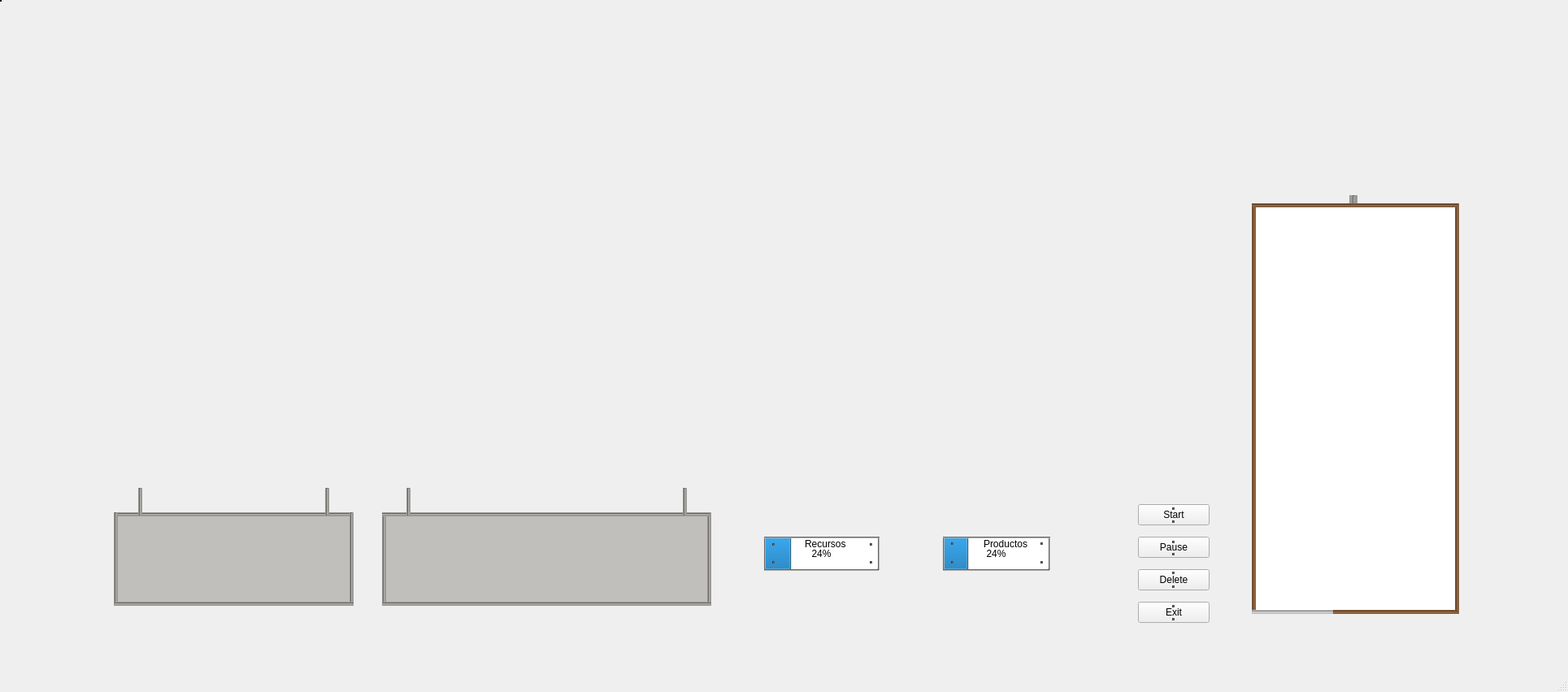
<?xml version="1.0" encoding="UTF-8"?>
<ui version="4.0">
 <class>MainWindow</class>
 <widget class="QMainWindow" name="MainWindow">
  <property name="geometry">
   <rect>
    <x>0</x>
    <y>0</y>
    <width>1929</width>
    <height>851</height>
   </rect>
  </property>
  <property name="windowTitle">
   <string>MainWindow</string>
  </property>
  <property name="autoFillBackground">
   <bool>false</bool>
  </property>
  <widget class="QWidget" name="centralwidget">
   <widget class="QPlainTextEdit" name="txtLog">
    <property name="geometry">
     <rect>
      <x>140</x>
      <y>630</y>
      <width>291</width>
      <height>111</height>
     </rect>
    </property>
    <property name="styleSheet">
     <string notr="true">background-color: rgb(192, 191, 188);</string>
    </property>
   </widget>
   <widget class="QPushButton" name="btnStart">
    <property name="enabled">
     <bool>true</bool>
    </property>
    <property name="geometry">
     <rect>
      <x>1400</x>
      <y>620</y>
      <width>88</width>
      <height>26</height>
     </rect>
    </property>
    <property name="text">
     <string>Start</string>
    </property>
   </widget>
   <widget class="QPushButton" name="btnPause">
    <property name="geometry">
     <rect>
      <x>1400</x>
      <y>660</y>
      <width>88</width>
      <height>26</height>
     </rect>
    </property>
    <property name="text">
     <string>Pause</string>
    </property>
   </widget>
   <widget class="QTableWidget" name="tblProcesses">
    <property name="geometry">
     <rect>
      <x>470</x>
      <y>631</y>
      <width>401</width>
      <height>111</height>
     </rect>
    </property>
    <property name="styleSheet">
     <string notr="true">background-color: rgb(192, 191, 188);</string>
    </property>
   </widget>
   <widget class="QProgressBar" name="barProductos">
    <property name="enabled">
     <bool>true</bool>
    </property>
    <property name="geometry">
     <rect>
      <x>1160</x>
      <y>660</y>
      <width>131</width>
      <height>41</height>
     </rect>
    </property>
    <property name="value">
     <number>24</number>
    </property>
    <property name="textVisible">
     <bool>true</bool>
    </property>
   </widget>
   <widget class="QProgressBar" name="barRecursos">
    <property name="enabled">
     <bool>true</bool>
    </property>
    <property name="geometry">
     <rect>
      <x>940</x>
      <y>660</y>
      <width>141</width>
      <height>41</height>
     </rect>
    </property>
    <property name="value">
     <number>24</number>
    </property>
    <property name="textVisible">
     <bool>true</bool>
    </property>
   </widget>
   <widget class="Line" name="line_2">
    <property name="geometry">
     <rect>
      <x>140</x>
      <y>630</y>
      <width>295</width>
      <height>5</height>
     </rect>
    </property>
    <property name="autoFillBackground">
     <bool>false</bool>
    </property>
    <property name="styleSheet">
     <string notr="true">background-color: rgb(154, 153, 150);</string>
    </property>
    <property name="orientation">
     <enum>Qt::Horizontal</enum>
    </property>
   </widget>
   <widget class="QPushButton" name="btnDelete">
    <property name="geometry">
     <rect>
      <x>1400</x>
      <y>700</y>
      <width>88</width>
      <height>26</height>
     </rect>
    </property>
    <property name="text">
     <string>Delete</string>
    </property>
   </widget>
   <widget class="QPushButton" name="btnExit">
    <property name="geometry">
     <rect>
      <x>1400</x>
      <y>740</y>
      <width>88</width>
      <height>26</height>
     </rect>
    </property>
    <property name="text">
     <string>Exit</string>
    </property>
   </widget>
   <widget class="Line" name="line">
    <property name="geometry">
     <rect>
      <x>140</x>
      <y>630</y>
      <width>5</width>
      <height>115</height>
     </rect>
    </property>
    <property name="styleSheet">
     <string notr="true">background-color: rgb(154, 153, 150);</string>
    </property>
    <property name="orientation">
     <enum>Qt::Vertical</enum>
    </property>
   </widget>
   <widget class="Line" name="line_3">
    <property name="geometry">
     <rect>
      <x>430</x>
      <y>630</y>
      <width>5</width>
      <height>113</height>
     </rect>
    </property>
    <property name="styleSheet">
     <string notr="true">background-color: rgb(154, 153, 150);</string>
    </property>
    <property name="orientation">
     <enum>Qt::Vertical</enum>
    </property>
   </widget>
   <widget class="Line" name="line_6">
    <property name="geometry">
     <rect>
      <x>140</x>
      <y>740</y>
      <width>295</width>
      <height>5</height>
     </rect>
    </property>
    <property name="autoFillBackground">
     <bool>false</bool>
    </property>
    <property name="styleSheet">
     <string notr="true">background-color: rgb(154, 153, 150);</string>
    </property>
    <property name="orientation">
     <enum>Qt::Horizontal</enum>
    </property>
   </widget>
   <widget class="Line" name="line_4">
    <property name="geometry">
     <rect>
      <x>470</x>
      <y>630</y>
      <width>5</width>
      <height>115</height>
     </rect>
    </property>
    <property name="styleSheet">
     <string notr="true">background-color: rgb(154, 153, 150);</string>
    </property>
    <property name="orientation">
     <enum>Qt::Vertical</enum>
    </property>
   </widget>
   <widget class="Line" name="line_5">
    <property name="geometry">
     <rect>
      <x>870</x>
      <y>630</y>
      <width>5</width>
      <height>113</height>
     </rect>
    </property>
    <property name="styleSheet">
     <string notr="true">background-color: rgb(154, 153, 150);</string>
    </property>
    <property name="orientation">
     <enum>Qt::Vertical</enum>
    </property>
   </widget>
   <widget class="Line" name="line_7">
    <property name="geometry">
     <rect>
      <x>470</x>
      <y>630</y>
      <width>403</width>
      <height>5</height>
     </rect>
    </property>
    <property name="autoFillBackground">
     <bool>false</bool>
    </property>
    <property name="styleSheet">
     <string notr="true">background-color: rgb(154, 153, 150);</string>
    </property>
    <property name="orientation">
     <enum>Qt::Horizontal</enum>
    </property>
   </widget>
   <widget class="Line" name="line_8">
    <property name="geometry">
     <rect>
      <x>470</x>
      <y>740</y>
      <width>405</width>
      <height>5</height>
     </rect>
    </property>
    <property name="autoFillBackground">
     <bool>false</bool>
    </property>
    <property name="styleSheet">
     <string notr="true">background-color: rgb(154, 153, 150);</string>
    </property>
    <property name="orientation">
     <enum>Qt::Horizontal</enum>
    </property>
   </widget>
   <widget class="Line" name="line_9">
    <property name="geometry">
     <rect>
      <x>170</x>
      <y>600</y>
      <width>5</width>
      <height>34</height>
     </rect>
    </property>
    <property name="styleSheet">
     <string notr="true">background-color: rgb(154, 153, 150);</string>
    </property>
    <property name="orientation">
     <enum>Qt::Vertical</enum>
    </property>
   </widget>
   <widget class="Line" name="line_15">
    <property name="geometry">
     <rect>
      <x>400</x>
      <y>600</y>
      <width>5</width>
      <height>34</height>
     </rect>
    </property>
    <property name="styleSheet">
     <string notr="true">background-color: rgb(154, 153, 150);</string>
    </property>
    <property name="orientation">
     <enum>Qt::Vertical</enum>
    </property>
   </widget>
   <widget class="Line" name="line_10">
    <property name="geometry">
     <rect>
      <x>500</x>
      <y>600</y>
      <width>5</width>
      <height>34</height>
     </rect>
    </property>
    <property name="styleSheet">
     <string notr="true">background-color: rgb(154, 153, 150);</string>
    </property>
    <property name="orientation">
     <enum>Qt::Vertical</enum>
    </property>
   </widget>
   <widget class="Line" name="line_11">
    <property name="geometry">
     <rect>
      <x>840</x>
      <y>600</y>
      <width>5</width>
      <height>34</height>
     </rect>
    </property>
    <property name="styleSheet">
     <string notr="true">background-color: rgb(154, 153, 150);</string>
    </property>
    <property name="orientation">
     <enum>Qt::Vertical</enum>
    </property>
   </widget>
   <widget class="Line" name="line_12">
    <property name="geometry">
     <rect>
      <x>1070</x>
      <y>668</y>
      <width>3</width>
      <height>3</height>
     </rect>
    </property>
    <property name="styleSheet">
     <string notr="true">background-color: rgb(94, 92, 100);
</string>
    </property>
    <property name="orientation">
     <enum>Qt::Vertical</enum>
    </property>
   </widget>
   <widget class="Line" name="line_13">
    <property name="geometry">
     <rect>
      <x>950</x>
      <y>690</y>
      <width>3</width>
      <height>3</height>
     </rect>
    </property>
    <property name="styleSheet">
     <string notr="true">background-color: rgb(94, 92, 100);
</string>
    </property>
    <property name="orientation">
     <enum>Qt::Vertical</enum>
    </property>
   </widget>
   <widget class="Line" name="line_14">
    <property name="geometry">
     <rect>
      <x>0</x>
      <y>0</y>
      <width>2</width>
      <height>2</height>
     </rect>
    </property>
    <property name="styleSheet">
     <string notr="true">background-color: rgb(0, 0, 0);
</string>
    </property>
    <property name="orientation">
     <enum>Qt::Vertical</enum>
    </property>
   </widget>
   <widget class="Line" name="line_16">
    <property name="geometry">
     <rect>
      <x>1070</x>
      <y>690</y>
      <width>3</width>
      <height>3</height>
     </rect>
    </property>
    <property name="styleSheet">
     <string notr="true">background-color: rgb(94, 92, 100);
</string>
    </property>
    <property name="orientation">
     <enum>Qt::Vertical</enum>
    </property>
   </widget>
   <widget class="Line" name="line_17">
    <property name="geometry">
     <rect>
      <x>940</x>
      <y>660</y>
      <width>2</width>
      <height>40</height>
     </rect>
    </property>
    <property name="styleSheet">
     <string notr="true">background-color: rgb(154, 153, 150);</string>
    </property>
    <property name="orientation">
     <enum>Qt::Vertical</enum>
    </property>
   </widget>
   <widget class="Line" name="line_18">
    <property name="geometry">
     <rect>
      <x>1080</x>
      <y>660</y>
      <width>2</width>
      <height>41</height>
     </rect>
    </property>
    <property name="styleSheet">
     <string notr="true">background-color: rgb(154, 153, 150);
</string>
    </property>
    <property name="orientation">
     <enum>Qt::Vertical</enum>
    </property>
   </widget>
   <widget class="Line" name="line_19">
    <property name="geometry">
     <rect>
      <x>1160</x>
      <y>660</y>
      <width>2</width>
      <height>41</height>
     </rect>
    </property>
    <property name="styleSheet">
     <string notr="true">background-color: rgb(154, 153, 150);
</string>
    </property>
    <property name="orientation">
     <enum>Qt::Vertical</enum>
    </property>
   </widget>
   <widget class="Line" name="line_20">
    <property name="geometry">
     <rect>
      <x>1290</x>
      <y>660</y>
      <width>2</width>
      <height>41</height>
     </rect>
    </property>
    <property name="styleSheet">
     <string notr="true">background-color: rgb(154, 153, 150);</string>
    </property>
    <property name="orientation">
     <enum>Qt::Vertical</enum>
    </property>
   </widget>
   <widget class="Line" name="line_21">
    <property name="geometry">
     <rect>
      <x>940</x>
      <y>660</y>
      <width>141</width>
      <height>2</height>
     </rect>
    </property>
    <property name="autoFillBackground">
     <bool>false</bool>
    </property>
    <property name="styleSheet">
     <string notr="true">background-color: rgb(154, 153, 150);</string>
    </property>
    <property name="orientation">
     <enum>Qt::Horizontal</enum>
    </property>
   </widget>
   <widget class="Line" name="line_22">
    <property name="geometry">
     <rect>
      <x>940</x>
      <y>700</y>
      <width>141</width>
      <height>2</height>
     </rect>
    </property>
    <property name="autoFillBackground">
     <bool>false</bool>
    </property>
    <property name="styleSheet">
     <string notr="true">background-color: rgb(154, 153, 150);</string>
    </property>
    <property name="orientation">
     <enum>Qt::Horizontal</enum>
    </property>
   </widget>
   <widget class="Line" name="line_23">
    <property name="geometry">
     <rect>
      <x>1160</x>
      <y>660</y>
      <width>132</width>
      <height>2</height>
     </rect>
    </property>
    <property name="autoFillBackground">
     <bool>false</bool>
    </property>
    <property name="styleSheet">
     <string notr="true">background-color: rgb(154, 153, 150);</string>
    </property>
    <property name="orientation">
     <enum>Qt::Horizontal</enum>
    </property>
   </widget>
   <widget class="Line" name="line_24">
    <property name="geometry">
     <rect>
      <x>1160</x>
      <y>700</y>
      <width>131</width>
      <height>2</height>
     </rect>
    </property>
    <property name="autoFillBackground">
     <bool>false</bool>
    </property>
    <property name="styleSheet">
     <string notr="true">background-color: rgb(154, 153, 150);</string>
    </property>
    <property name="orientation">
     <enum>Qt::Horizontal</enum>
    </property>
   </widget>
   <widget class="Line" name="line_25">
    <property name="geometry">
     <rect>
      <x>1280</x>
      <y>667</y>
      <width>3</width>
      <height>3</height>
     </rect>
    </property>
    <property name="styleSheet">
     <string notr="true">background-color: rgb(94, 92, 100);
</string>
    </property>
    <property name="orientation">
     <enum>Qt::Vertical</enum>
    </property>
   </widget>
   <widget class="Line" name="line_26">
    <property name="geometry">
     <rect>
      <x>1280</x>
      <y>690</y>
      <width>3</width>
      <height>3</height>
     </rect>
    </property>
    <property name="styleSheet">
     <string notr="true">background-color: rgb(94, 92, 100);
</string>
    </property>
    <property name="orientation">
     <enum>Qt::Vertical</enum>
    </property>
   </widget>
   <widget class="Line" name="line_27">
    <property name="geometry">
     <rect>
      <x>1170</x>
      <y>690</y>
      <width>3</width>
      <height>3</height>
     </rect>
    </property>
    <property name="styleSheet">
     <string notr="true">background-color: rgb(94, 92, 100);
</string>
    </property>
    <property name="orientation">
     <enum>Qt::Vertical</enum>
    </property>
   </widget>
   <widget class="Line" name="line_28">
    <property name="geometry">
     <rect>
      <x>1442</x>
      <y>624</y>
      <width>3</width>
      <height>3</height>
     </rect>
    </property>
    <property name="styleSheet">
     <string notr="true">background-color: rgb(94, 92, 100);
</string>
    </property>
    <property name="orientation">
     <enum>Qt::Vertical</enum>
    </property>
   </widget>
   <widget class="Line" name="line_29">
    <property name="geometry">
     <rect>
      <x>1442</x>
      <y>640</y>
      <width>3</width>
      <height>3</height>
     </rect>
    </property>
    <property name="styleSheet">
     <string notr="true">background-color: rgb(94, 92, 100);
</string>
    </property>
    <property name="orientation">
     <enum>Qt::Vertical</enum>
    </property>
   </widget>
   <widget class="Line" name="line_30">
    <property name="geometry">
     <rect>
      <x>1442</x>
      <y>720</y>
      <width>3</width>
      <height>3</height>
     </rect>
    </property>
    <property name="styleSheet">
     <string notr="true">background-color: rgb(94, 92, 100);
</string>
    </property>
    <property name="orientation">
     <enum>Qt::Vertical</enum>
    </property>
   </widget>
   <widget class="Line" name="line_31">
    <property name="geometry">
     <rect>
      <x>1442</x>
      <y>665</y>
      <width>3</width>
      <height>3</height>
     </rect>
    </property>
    <property name="styleSheet">
     <string notr="true">background-color: rgb(94, 92, 100);
</string>
    </property>
    <property name="orientation">
     <enum>Qt::Vertical</enum>
    </property>
   </widget>
   <widget class="Line" name="line_32">
    <property name="geometry">
     <rect>
      <x>1442</x>
      <y>703</y>
      <width>3</width>
      <height>3</height>
     </rect>
    </property>
    <property name="styleSheet">
     <string notr="true">background-color: rgb(94, 92, 100);
</string>
    </property>
    <property name="orientation">
     <enum>Qt::Vertical</enum>
    </property>
   </widget>
   <widget class="Line" name="line_33">
    <property name="geometry">
     <rect>
      <x>1442</x>
      <y>680</y>
      <width>3</width>
      <height>3</height>
     </rect>
    </property>
    <property name="styleSheet">
     <string notr="true">background-color: rgb(94, 92, 100);
</string>
    </property>
    <property name="orientation">
     <enum>Qt::Vertical</enum>
    </property>
   </widget>
   <widget class="Line" name="line_34">
    <property name="geometry">
     <rect>
      <x>1442</x>
      <y>744</y>
      <width>3</width>
      <height>3</height>
     </rect>
    </property>
    <property name="styleSheet">
     <string notr="true">background-color: rgb(94, 92, 100);
</string>
    </property>
    <property name="orientation">
     <enum>Qt::Vertical</enum>
    </property>
   </widget>
   <widget class="Line" name="line_35">
    <property name="geometry">
     <rect>
      <x>1442</x>
      <y>760</y>
      <width>3</width>
      <height>3</height>
     </rect>
    </property>
    <property name="styleSheet">
     <string notr="true">background-color: rgb(94, 92, 100);
</string>
    </property>
    <property name="orientation">
     <enum>Qt::Vertical</enum>
    </property>
   </widget>
   <widget class="Line" name="line_36">
    <property name="geometry">
     <rect>
      <x>950</x>
      <y>668</y>
      <width>3</width>
      <height>3</height>
     </rect>
    </property>
    <property name="styleSheet">
     <string notr="true">background-color: rgb(94, 92, 100);
</string>
    </property>
    <property name="orientation">
     <enum>Qt::Vertical</enum>
    </property>
   </widget>
   <widget class="Line" name="line_37">
    <property name="geometry">
     <rect>
      <x>1170</x>
      <y>667</y>
      <width>3</width>
      <height>3</height>
     </rect>
    </property>
    <property name="styleSheet">
     <string notr="true">background-color: rgb(94, 92, 100);
</string>
    </property>
    <property name="orientation">
     <enum>Qt::Vertical</enum>
    </property>
   </widget>
   <widget class="QLabel" name="label">
    <property name="geometry">
     <rect>
      <x>990</x>
      <y>660</y>
      <width>66</width>
      <height>18</height>
     </rect>
    </property>
    <property name="styleSheet">
     <string notr="true">font: 7pt &quot;Ubuntu Sans&quot;;</string>
    </property>
    <property name="text">
     <string>Recursos</string>
    </property>
   </widget>
   <widget class="QLabel" name="label_2">
    <property name="geometry">
     <rect>
      <x>1210</x>
      <y>660</y>
      <width>66</width>
      <height>18</height>
     </rect>
    </property>
    <property name="styleSheet">
     <string notr="true">font: 7pt &quot;Ubuntu Sans&quot;;</string>
    </property>
    <property name="text">
     <string>Productos</string>
    </property>
   </widget>
   <widget class="QPlainTextEdit" name="txtLog_2">
    <property name="geometry">
     <rect>
      <x>1540</x>
      <y>250</y>
      <width>251</width>
      <height>501</height>
     </rect>
    </property>
    <property name="styleSheet">
     <string notr="true">background-color: rgb(255, 255, 255);</string>
    </property>
   </widget>
   <widget class="Line" name="line_38">
    <property name="geometry">
     <rect>
      <x>1540</x>
      <y>250</y>
      <width>5</width>
      <height>501</height>
     </rect>
    </property>
    <property name="styleSheet">
     <string notr="true">background-color: rgb(134, 94, 60);</string>
    </property>
    <property name="orientation">
     <enum>Qt::Vertical</enum>
    </property>
   </widget>
   <widget class="Line" name="line_39">
    <property name="geometry">
     <rect>
      <x>1790</x>
      <y>250</y>
      <width>5</width>
      <height>505</height>
     </rect>
    </property>
    <property name="styleSheet">
     <string notr="true">background-color: rgb(134, 94, 60);</string>
    </property>
    <property name="orientation">
     <enum>Qt::Vertical</enum>
    </property>
   </widget>
   <widget class="Line" name="line_40">
    <property name="geometry">
     <rect>
      <x>1540</x>
      <y>250</y>
      <width>253</width>
      <height>5</height>
     </rect>
    </property>
    <property name="autoFillBackground">
     <bool>false</bool>
    </property>
    <property name="styleSheet">
     <string notr="true">background-color: rgb(134, 94, 60);</string>
    </property>
    <property name="orientation">
     <enum>Qt::Horizontal</enum>
    </property>
   </widget>
   <widget class="Line" name="line_41">
    <property name="geometry">
     <rect>
      <x>1640</x>
      <y>750</y>
      <width>153</width>
      <height>5</height>
     </rect>
    </property>
    <property name="autoFillBackground">
     <bool>false</bool>
    </property>
    <property name="styleSheet">
     <string notr="true">background-color: rgb(134, 94, 60);</string>
    </property>
    <property name="orientation">
     <enum>Qt::Horizontal</enum>
    </property>
   </widget>
   <widget class="Line" name="line_42">
    <property name="geometry">
     <rect>
      <x>1540</x>
      <y>750</y>
      <width>100</width>
      <height>5</height>
     </rect>
    </property>
    <property name="autoFillBackground">
     <bool>false</bool>
    </property>
    <property name="styleSheet">
     <string notr="true">background-color: rgb(192, 191, 188);</string>
    </property>
    <property name="orientation">
     <enum>Qt::Horizontal</enum>
    </property>
   </widget>
   <widget class="Line" name="line_44">
    <property name="geometry">
     <rect>
      <x>1660</x>
      <y>240</y>
      <width>10</width>
      <height>10</height>
     </rect>
    </property>
    <property name="styleSheet">
     <string notr="true">background-color: rgb(154, 153, 150);</string>
    </property>
    <property name="orientation">
     <enum>Qt::Vertical</enum>
    </property>
   </widget>
   <widget class="QLabel" name="lblAssemblyLight">
    <property name="geometry">
     <rect>
      <x>250</x>
      <y>570</y>
      <width>66</width>
      <height>18</height>
     </rect>
    </property>
    <property name="text">
     <string/>
    </property>
   </widget>
   <widget class="QLabel" name="lblPaintingLight">
    <property name="geometry">
     <rect>
      <x>510</x>
      <y>570</y>
      <width>66</width>
      <height>18</height>
     </rect>
    </property>
    <property name="text">
     <string/>
    </property>
   </widget>
   <widget class="QLabel" name="lblShippingLight">
    <property name="geometry">
     <rect>
      <x>1320</x>
      <y>570</y>
      <width>66</width>
      <height>18</height>
     </rect>
    </property>
    <property name="text">
     <string/>
    </property>
   </widget>
   <widget class="QLabel" name="lblInspectionLight">
    <property name="geometry">
     <rect>
      <x>810</x>
      <y>570</y>
      <width>66</width>
      <height>18</height>
     </rect>
    </property>
    <property name="text">
     <string/>
    </property>
   </widget>
   <widget class="QLabel" name="lblPackingLight">
    <property name="geometry">
     <rect>
      <x>1070</x>
      <y>570</y>
      <width>66</width>
      <height>18</height>
     </rect>
    </property>
    <property name="text">
     <string/>
    </property>
   </widget>
  </widget>
  <widget class="QMenuBar" name="menubar">
   <property name="geometry">
    <rect>
     <x>0</x>
     <y>0</y>
     <width>1929</width>
     <height>23</height>
    </rect>
   </property>
  </widget>
  <widget class="QStatusBar" name="statusbar"/>
 </widget>
 <resources/>
 <connections/>
</ui>
